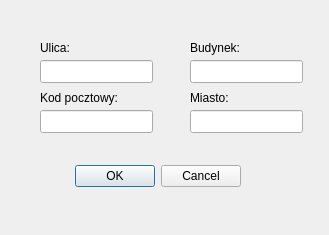
<?xml version="1.0" encoding="UTF-8"?>
<ui version="4.0">
 <class>ChangeAddress</class>
 <widget class="QDialog" name="ChangeAddress">
  <property name="geometry">
   <rect>
    <x>0</x>
    <y>0</y>
    <width>329</width>
    <height>235</height>
   </rect>
  </property>
  <property name="windowTitle">
   <string>Zmień adres</string>
  </property>
  <widget class="QDialogButtonBox" name="buttonBox">
   <property name="geometry">
    <rect>
     <x>60</x>
     <y>160</y>
     <width>181</width>
     <height>32</height>
    </rect>
   </property>
   <property name="orientation">
    <enum>Qt::Horizontal</enum>
   </property>
   <property name="standardButtons">
    <set>QDialogButtonBox::Cancel|QDialogButtonBox::Ok</set>
   </property>
  </widget>
  <widget class="QLineEdit" name="street">
   <property name="geometry">
    <rect>
     <x>40</x>
     <y>60</y>
     <width>113</width>
     <height>23</height>
    </rect>
   </property>
  </widget>
  <widget class="QLabel" name="label">
   <property name="geometry">
    <rect>
     <x>40</x>
     <y>40</y>
     <width>59</width>
     <height>15</height>
    </rect>
   </property>
   <property name="text">
    <string>Ulica:</string>
   </property>
  </widget>
  <widget class="QLabel" name="label_4">
   <property name="geometry">
    <rect>
     <x>190</x>
     <y>90</y>
     <width>91</width>
     <height>16</height>
    </rect>
   </property>
   <property name="text">
    <string>Miasto:</string>
   </property>
  </widget>
  <widget class="QLabel" name="label_3">
   <property name="geometry">
    <rect>
     <x>40</x>
     <y>90</y>
     <width>91</width>
     <height>16</height>
    </rect>
   </property>
   <property name="text">
    <string>Kod pocztowy:</string>
   </property>
  </widget>
  <widget class="QLabel" name="label_2">
   <property name="geometry">
    <rect>
     <x>190</x>
     <y>40</y>
     <width>61</width>
     <height>16</height>
    </rect>
   </property>
   <property name="text">
    <string>Budynek:</string>
   </property>
  </widget>
  <widget class="QLineEdit" name="city">
   <property name="geometry">
    <rect>
     <x>190</x>
     <y>110</y>
     <width>113</width>
     <height>23</height>
    </rect>
   </property>
  </widget>
  <widget class="QLineEdit" name="building">
   <property name="geometry">
    <rect>
     <x>190</x>
     <y>60</y>
     <width>113</width>
     <height>23</height>
    </rect>
   </property>
  </widget>
  <widget class="QLineEdit" name="postalCode">
   <property name="geometry">
    <rect>
     <x>40</x>
     <y>110</y>
     <width>113</width>
     <height>23</height>
    </rect>
   </property>
  </widget>
 </widget>
 <resources/>
 <connections>
  <connection>
   <sender>buttonBox</sender>
   <signal>accepted()</signal>
   <receiver>ChangeAddress</receiver>
   <slot>accept()</slot>
   <hints>
    <hint type="sourcelabel">
     <x>248</x>
     <y>254</y>
    </hint>
    <hint type="destinationlabel">
     <x>157</x>
     <y>274</y>
    </hint>
   </hints>
  </connection>
  <connection>
   <sender>buttonBox</sender>
   <signal>rejected()</signal>
   <receiver>ChangeAddress</receiver>
   <slot>reject()</slot>
   <hints>
    <hint type="sourcelabel">
     <x>316</x>
     <y>260</y>
    </hint>
    <hint type="destinationlabel">
     <x>286</x>
     <y>274</y>
    </hint>
   </hints>
  </connection>
 </connections>
</ui>
